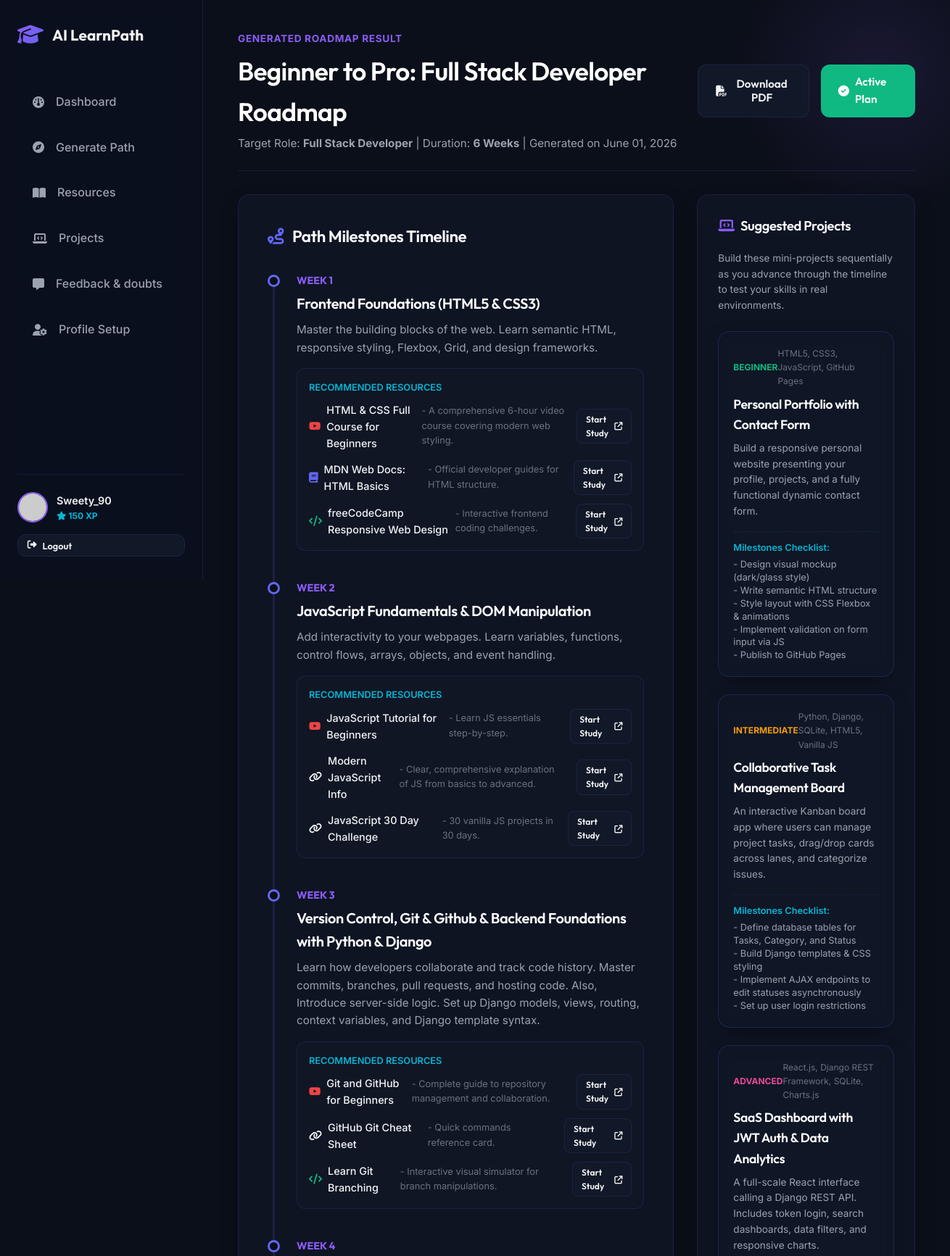
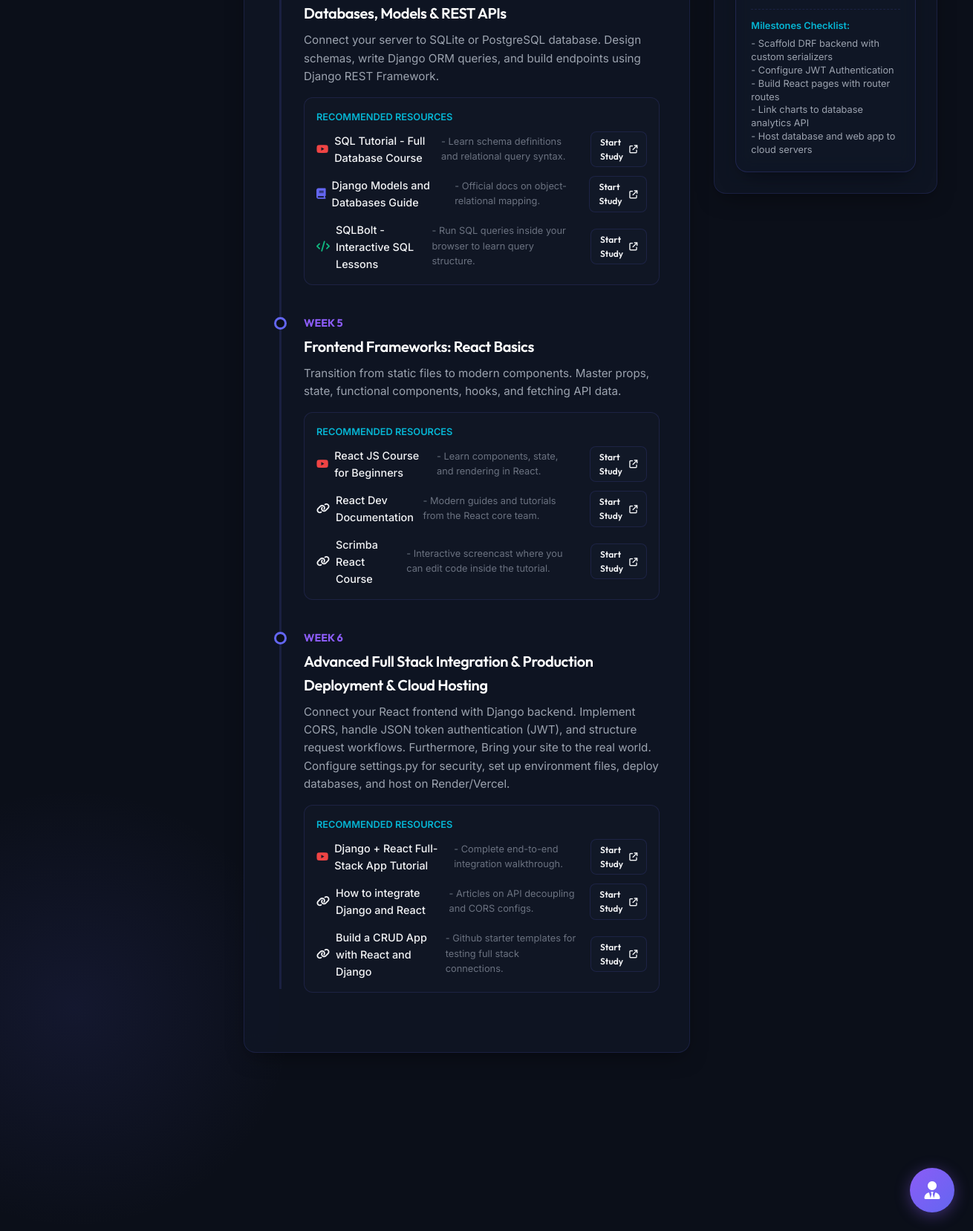
/result/1/ (signed in), run on the app's committed database (2 pictures, top to bottom).
### students/models.py (models this page shows, shortened)
class StudentProfile(models.Model):
    user = models.OneToOneField(User, on_delete=models.CASCADE, related_name='profile')
    full_name = models.CharField(max_length=100, blank=True)
    education_level = models.CharField(max_length=100, blank=True)
    skills = models.ManyToManyField(Skill, blank=True, related_name='students')
    interests = models.TextField(blank=True)
    career_target = models.CharField(max_length=100, blank=True)
    study_hours_per_day = models.DecimalField(max_digits=4, decimal_places=1, default=2.0)
    experience_level = models.CharField(
        max_length=50,
        choices=[('Beginner', 'Beginner'), ('Intermediate', 'Intermediate'), ('Advanced', 'Advanced')],
        default='Beginner'
    )
    learning_style = models.CharField(
        max_length=50,
        choices=[('Video', 'Video'), ('Reading', 'Reading'), ('Practice', 'Practice'), ('Mixed', 'Mixed')],
        default='Mixed'
    )
    streak = models.IntegerField(default=0)
    last_active_date = models.DateField(null=True, blank=True)
    points = models.IntegerField(default=0)
    avatar = models.CharField(max_length=50, default='default_avatar.png')

class LearningPath(models.Model):
    student = models.ForeignKey(StudentProfile, on_delete=models.CASCADE, related_name='learning_paths')
    title = models.CharField(max_length=200)
    career_target = models.CharField(max_length=100)
    duration_weeks = models.IntegerField(default=6)
    created_at = models.DateTimeField(auto_now_add=True)
    is_active = models.BooleanField(default=True)

class Module(models.Model):
    learning_path = models.ForeignKey(LearningPath, on_delete=models.CASCADE, related_name='modules')
    week_number = models.IntegerField()
    title = models.CharField(max_length=200)
    description = models.TextField()
    order = models.IntegerField(default=0)

class Recommendation(models.Model):
    TYPE_CHOICES = [
        ('Video', 'Video'),
        ('Reading', 'Reading'),
        ('Practice', 'Practice'),
        ('Course', 'Course'),
        ('Blog', 'Blog'),
    ]
    module = models.ForeignKey(Module, on_delete=models.CASCADE, related_name='recommendations')
    title = models.CharField(max_length=200)
    resource_type = models.CharField(max_length=50, choices=TYPE_CHOICES)
    url = models.URLField()
    description = models.TextField(blank=True)

class ProjectSuggestion(models.Model):
    learning_path = models.ForeignKey(LearningPath, on_delete=models.CASCADE, related_name='project_suggestions')
    title = models.CharField(max_length=200)
    description = models.TextField()
    difficulty = models.CharField(max_length=50)  # Beginner, Intermediate, Advanced
    milestones = models.TextField(blank=True)  # Markdown list of milestones
    technologies = models.CharField(max_length=200, blank=True)

### students/views.py (the view)
# urls.py: path('result/<int:path_id>/', views.result_detail, name='result_detail'),
@login_required
def result_detail(request, path_id):
    profile = get_object_or_404(StudentProfile, user=request.user)
    path = get_object_or_404(LearningPath, id=path_id, student=profile)
    modules = path.modules.all().order_by('week_number')
    modules_data = []
    for m in modules:
        prog, _ = Progress.objects.get_or_create(student=profile, module=m)
        modules_data.append({
            'module': m,
            'status': prog.status,
            'recommendations': m.recommendations.all()
        })
    projects = path.project_suggestions.all()
    return render(request, 'students/result.html', {
        'path': path,
        'modules_data': modules_data,
        'projects': projects,
        'profile': profile
    })

### templates/students/result.html (shortened to what this page needs)
{% extends 'base.html' %}
{% load static %}
{% block content %}
<div class="page-header" style="border-bottom: 1px solid var(--border-color); padding-bottom: 1.5rem; margin-bottom: 2rem;">
    <div>
        <span style="font-size: 0.85rem; color: var(--accent-purple); font-weight: 700; text-transform: uppercase; letter-spacing: 0.05em;">Generated Roadmap Result</span>
        <h1 class="page-title" style="font-size: 2.2rem; margin-top: 0.25rem;">{{ path.title }}</h1>
        <p class="page-subtitle" style="margin-top: 0.25rem;">
            Target Role: <strong>{{ path.career_target }}</strong> | Duration: <strong>{{ path.duration_weeks }} Weeks</strong> | Generated on {{ path.created_at|date:'F d, Y' }}
        </p>
    </div>
    <div style="display: flex; gap: 1rem;">
        <button id="print-roadmap-btn" class="btn btn-secondary">
            <i class="fa-solid fa-file-pdf"></i> Download PDF
        </button>
        {% if not path.is_active %}
            <a href="{% url 'set_active_path' path.id %}" class="btn btn-primary">
                <i class="fa-solid fa-circle-check"></i> Make Active Path
            </a>
        {% else %}
            <span class="btn btn-success" style="cursor: default;">
                <i class="fa-solid fa-circle-check"></i> Active Plan
            </span>
        {% endif %}
    </div>
</div>
<div class="dashboard-grid">
    <div class="glass-panel widget-card" style="padding: 2.5rem;">
        <h2 style="font-size: 1.4rem; margin-bottom: 2rem; display: flex; align-items: center; gap: 0.75rem;">
            <i class="fa-solid fa-route" style="color: var(--accent-indigo);"></i> Path Milestones Timeline
        </h2>
        <div class="timeline">
            {% for data in modules_data %}
                <div class="timeline-item {% if data.status == 'Completed' %}completed{% endif %}">
                    <div class="timeline-marker"></div>
                    <div class="timeline-week">Week {{ data.module.week_number }}</div>
                    <h3 style="font-size: 1.25rem; margin: 0.25rem 0 0.5rem 0;">{{ data.module.title }}</h3>
                    <p style="color: var(--text-secondary); font-size: 0.95rem; margin-bottom: 1rem;">
                        {{ data.module.description }}
                    </p>
                    {% if data.recommendations.exists %}
                        <div style="background: rgba(255, 255, 255, 0.01); border: 1px solid var(--border-color); border-radius: 12px; padding: 1rem; margin-bottom: 1.5rem;">
                            <div style="font-size: 0.8rem; font-weight: 600; color: var(--accent-cyan); margin-bottom: 0.5rem; text-transform: uppercase;">
                                Recommended Resources
                            </div>
                            <div style="display: flex; flex-direction: column; gap: 0.75rem;">
                                {% for res in data.recommendations %}
                                    <div style="display: flex; justify-content: space-between; align-items: center; gap: 1rem; font-size: 0.9rem;">
                                        <div style="display: flex; align-items: center; gap: 0.5rem;">
                                            {% if res.resource_type == 'Video' %}
                                                <i class="fa-brands fa-youtube" style="color: #ef4444;" title="Video Tutorial"></i>
                                            {% elif res.resource_type == 'Reading' %}
                                                <i class="fa-solid fa-book" style="color: var(--accent-indigo);" title="Documentation / Article"></i>
                                            {% elif res.resource_type == 'Practice' %}
                                                <i class="fa-solid fa-code" style="color: var(--success);" title="Interactive Coding Practice"></i>
                                            {% else %}
                                                <i class="fa-solid fa-link" title="Web Resource"></i>
                                            {% endif %}
                                            <span style="font-weight: 500;">{{ res.title }}</span>
                                            {% if res.description %}
                                                <span style="color: var(--text-muted); font-size: 0.8rem;">- {{ res.description }}</span>
                                            {% endif %}
                                        </div>
                                        <a href="{{ res.url }}" target="_blank" class="btn btn-secondary" style="padding: 0.25rem 0.75rem; font-size: 0.75rem; border-radius: 8px;">
                                            Start Study <i class="fa-solid fa-arrow-up-right-from-square" style="font-size: 0.7rem;"></i>
                                        </a>
                                    </div>
                                {% endfor %}
                            </div>
                        </div>
                    {% endif %}
                </div>
            {% endfor %}
        </div>
    </div>
    <div class="flex-column">
        <div class="glass-panel widget-card">
            <h3 class="widget-title"><i class="fa-solid fa-laptop-code" style="color: var(--accent-purple);"></i> Suggested Projects</h3>
            <p style="color: var(--text-secondary); font-size: 0.85rem; margin-bottom: 1.5rem;">
                Build these mini-projects sequentially as you advance through the timeline to test your skills in real environments.
            </p>
            <div style="display: flex; flex-direction: column; gap: 1.5rem;">
                {% for proj in projects %}
                    <div class="glass-panel" style="padding: 1.25rem; border-color: rgba(99, 102, 241, 0.2);">
                        <div style="display: flex; justify-content: space-between; align-items: center; margin-bottom: 0.5rem;">
                            <span class="badge-type" style="font-size: 0.75rem; font-weight: 700; text-transform: uppercase; color: {% if proj.difficulty == 'Beginner' %}var(--success){% elif proj.difficulty == 'Intermediate' %}var(--warning){% else %}var(--accent-pink){% endif %};">
                                {{ proj.difficulty }}
                            </span>
                            <span style="font-size: 0.75rem; color: var(--text-muted);">{{ proj.technologies }}</span>
                        </div>
                        <h4 style="font-size: 1.1rem; margin-bottom: 0.5rem; color: white;">{{ proj.title }}</h4>
                        <p style="color: var(--text-secondary); font-size: 0.85rem; margin-bottom: 1rem;">{{ proj.description }}</p>
                        {% if proj.milestones %}
                            <div style="font-size: 0.8rem; border-top: 1px dashed var(--border-color); padding-top: 0.75rem;">
                                <div style="font-weight: 600; color: var(--accent-cyan); margin-bottom: 0.25rem;">Milestones Checklist:</div>
                                <div style="color: var(--text-secondary); white-space: pre-line; line-height: 1.4;">{{ proj.milestones }}</div>
                            </div>
                        {% endif %}
                    </div>
                {% endfor %}
            </div>
        </div>
    </div>
</div>
{% endblock %}

### templates/base.html (shortened to what this page needs)
{% load static %}
<!DOCTYPE html>
<html lang="en">
<head>
    <link rel="stylesheet" href="https://cdnjs.cloudflare.com/ajax/libs/font-awesome/6.4.0/css/all.min.css">
    <link rel="stylesheet" href="{% static 'css/styles.css' %}">
</head>
<body>
    <div class="app-container">
        {% if user.is_authenticated %}
        <aside class="sidebar">
            <div class="brand">
                <i class="fa-solid fa-graduation-cap brand-icon"></i>
                <span class="brand-name">AI LearnPath</span>
            </div>
            <nav class="nav-menu">
                <li class="nav-item {% if request.resolver_match.url_name == 'dashboard' %}active{% endif %}">
                    <a href="{% url 'dashboard' %}">
                        <i class="fa-solid fa-gauge"></i>
                        <span>Dashboard</span>
                    </a>
                </li>
                <li class="nav-item {% if request.resolver_match.url_name == 'generate_path' %}active{% endif %}">
                    <a href="{% url 'generate_path' %}">
                        <i class="fa-solid fa-compass"></i>
                        <span>Generate Path</span>
                    </a>
                </li>
                <li class="nav-item {% if request.resolver_match.url_name == 'resources' %}active{% endif %}">
                    <a href="{% url 'resources' %}">
                        <i class="fa-solid fa-book-open"></i>
                        <span>Resources</span>
                    </a>
                </li>
                <li class="nav-item {% if request.resolver_match.url_name == 'projects' %}active{% endif %}">
                    <a href="{% url 'projects' %}">
                        <i class="fa-solid fa-laptop-code"></i>
                        <span>Projects</span>
                    </a>
                </li>
                <li class="nav-item {% if request.resolver_match.url_name == 'feedback' %}active{% endif %}">
                    <a href="{% url 'feedback' %}">
                        <i class="fa-solid fa-message"></i>
                        <span>Feedback & doubts</span>
                    </a>
                </li>
                <li class="nav-item {% if request.resolver_match.url_name == 'profile' %}active{% endif %}">
                    <a href="{% url 'profile' %}">
                        <i class="fa-solid fa-user-gear"></i>
                        <span>Profile Setup</span>
                    </a>
                </li>
            </nav>
            <div class="sidebar-footer">
                <img src="{% if user.profile.avatar %}{% static 'images/' %}{{ user.profile.avatar }}{% else %}{% static 'images/default_avatar.png' %}{% endif %}"
                     class="user-avatar"
                     alt="Avatar"
                     onerror="this.src='https://api.dicebear.com/7.x/bottts/svg?seed={{ user.username }}'">
                <div class="user-info">
                    <div class="username">{{ user.username }}</div>
                    <div class="points-badge">
                        <i class="fa-solid fa-star"></i> <span class="student-points-val">{{ user.profile.points }}</span> XP
                    </div>
                </div>
            </div>
            <div style="margin-top: 1rem; text-align: center;">
                <form action="{% url 'logout' %}" method="post" style="display:inline;">
                    <button type="submit" class="btn btn-secondary" style="padding: 0.4rem 0.8rem; font-size: 0.8rem; width: 100%;">
                        <i class="fa-solid fa-right-from-bracket"></i> Logout
                    </button>
                </form>
            </div>
        </aside>
        {% endif %}
        <main class="main-content" style="{% if not user.is_authenticated %}margin-left: 0; width: 100%;{% endif %}">
            {% block content %}{% endblock %}
        </main>
    </div>
    {% if user.is_authenticated %}
    <div class="chat-trigger-btn">
        <i class="fa-solid fa-user-tie"></i>
    </div>
    {% endif %}
</body>
</html>

### data on the page
LearningPath: title "Beginner to Pro: Full Stack Developer Roadmap", career_target "Full Stack Developer", duration_weeks "6", created_at "June 01, 2026"
Module: module.week_number "1", module "Frontend Foundations (HTML5 & CSS3)", module.description "Master the building blocks of the web. Learn semantic HTML, responsive styling, Flexbox, Grid, and design frameworks."
Recommendation: resource_type "Video" (drawn), title "HTML & CSS Full Course for Beginners", description "A comprehensive 6-hour video course covering modern web styling."
Recommendation: resource_type "Reading" (drawn), title "MDN Web Docs: HTML Basics", description "Official developer guides for HTML structure."
Recommendation: resource_type "Practice" (drawn), title "freeCodeCamp Responsive Web Design", description "Interactive frontend coding challenges."
Module: module.week_number "2", module "JavaScript Fundamentals & DOM Manipulation", module.description "Add interactivity to your webpages. Learn variables, functions, control flows, arrays, objects, and event handling."
Recommendation: resource_type "Video" (drawn), title "JavaScript Tutorial for Beginners", description "Learn JS essentials step-by-step."
Recommendation: resource_type "Course" (drawn), title "Modern JavaScript Info", description "Clear, comprehensive explanation of JS from basics to advanced."
Recommendation: resource_type "Course" (drawn), title "JavaScript 30 Day Challenge", description "30 vanilla JS projects in 30 days."
Module: module.week_number "3", module "Version Control, Git & Github & Backend Foundations with Python & Django", module.description "Learn how developers collaborate and track code history. Master commits, branches, pull requests, and hosting code. Also, Introduce server-side logic. Set up Django models, views, routing, context variables, and Django template syntax."
Recommendation: resource_type "Video" (drawn), title "Git and GitHub for Beginners", description "Complete guide to repository management and collaboration."
Recommendation: resource_type "Course" (drawn), title "GitHub Git Cheat Sheet", description "Quick commands reference card."
Recommendation: resource_type "Practice" (drawn), title "Learn Git Branching", description "Interactive visual simulator for branch manipulations."
Module: module.week_number "4", module "Databases, Models & REST APIs", module.description "Connect your server to SQLite or PostgreSQL database. Design schemas, write Django ORM queries, and build endpoints using Django REST Framework."
Recommendation: resource_type "Video" (drawn), title "SQL Tutorial - Full Database Course", description "Learn schema definitions and relational query syntax."
Recommendation: resource_type "Reading" (drawn), title "Django Models and Databases Guide", description "Official docs on object-relational mapping."
Recommendation: resource_type "Practice" (drawn), title "SQLBolt - Interactive SQL Lessons", description "Run SQL queries inside your browser to learn query structure."
Module: module.week_number "5", module "Frontend Frameworks: React Basics", module.description "Transition from static files to modern components. Master props, state, functional components, hooks, and fetching API data."
Recommendation: resource_type "Video" (drawn), title "React JS Course for Beginners", description "Learn components, state, and rendering in React."
Recommendation: resource_type "Course" (drawn), title "React Dev Documentation", description "Modern guides and tutorials from the React core team."
Recommendation: resource_type "Course" (drawn), title "Scrimba React Course", description "Interactive screencast where you can edit code inside the tutorial."
Module: module.week_number "6", module "Advanced Full Stack Integration & Production Deployment & Cloud Hosting", module.description "Connect your React frontend with Django backend. Implement CORS, handle JSON token authentication (JWT), and structure request workflows. Furthermore, Bring your site to the real world. Configure settings.py for security, set up environment files, deploy databases, and host on Render/Vercel."
Recommendation: resource_type "Video" (drawn), title "Django + React Full-Stack App Tutorial", description "Complete end-to-end integration walkthrough."
Recommendation: resource_type "Course" (drawn), title "How to integrate Django and React", description "Articles on API decoupling and CORS configs."
Recommendation: resource_type "Course" (drawn), title "Build a CRUD App with React and Django", description "Github starter templates for testing full stack connections."
ProjectSuggestion: difficulty "BEGINNER", technologies "HTML5, CSS3, JavaScript, GitHub Pages", title "Personal Portfolio with Contact Form", description "Build a responsive personal website presenting your profile, projects, and a fully functional dynamic contact form.", milestones "- Design visual mockup (dark/glass style) - Write semantic HTML structure - Style layout with CSS Flexbox & animations - Implement validation on form input via JS - Publish to GitHub Pages"
ProjectSuggestion: difficulty "INTERMEDIATE", technologies "Python, Django, SQLite, HTML5, Vanilla JS", title "Collaborative Task Management Board", description "An interactive Kanban board app where users can manage project tasks, drag/drop cards across lanes, and categorize issues.", milestones "- Define database tables for Tasks, Category, and Status - Build Django templates & CSS styling - Implement AJAX endpoints to edit statuses asynchronously - Set up user login restrictions"
ProjectSuggestion: difficulty "ADVANCED", technologies "React.js, Django REST Framework, SQLite, Charts.js", title "SaaS Dashboard with JWT Auth & Data Analytics", description "A full-scale React interface calling a Django REST API. Includes token login, search dashboards, data filters, and responsive charts.", milestones "- Scaffold DRF backend with custom serializers - Configure JWT Authentication - Build React pages with router routes - Link charts to database analytics API - Host database and web app to cloud servers"

### other printed values
{{ user.username }} "Sweety_90"
{{ user.profile.points }} "150"
